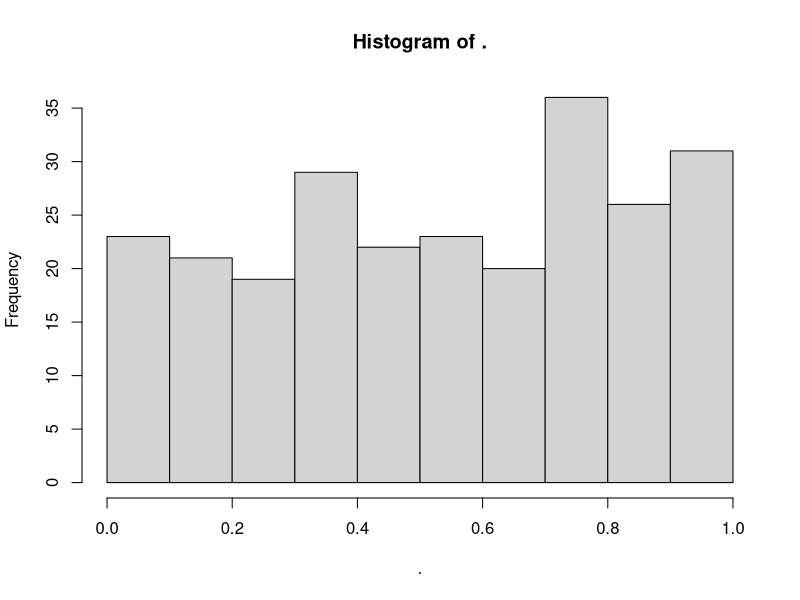

This figure's R source:
## ---- chunk 1
library(tidyverse)
library(viridis)
knitr::opts_chunk$set(
	echo = FALSE,
	warning = FALSE,
	message = FALSE,
	fig.width = 8, 
  fig.height = 6,
  out.width = "90%"
)
options(
  ggplot2.continuous.colour = "viridis",
  ggplot2.continuous.fill = "viridis"
)
scale_colour_discrete = scale_colour_viridis_d
scale_fill_discrete = scale_fill_viridis_d
theme_set(theme_minimal() + theme(legend.position = "bottom"))
## ---- chunk 2
data = read_delim("./data/data.txt", delim = " ", col_names = FALSE) %>% 
  select(-X1) %>% 
  pivot_longer(cols = X2:X11, names_to = "list") %>% 
  select(value)
data %>% 
  pull(value) %>% 
  hist()
## ---- chunk 3
p = c(.02, .04, .10, .25, .50)
## ---- chunk 4
res = vector(mode = "list", length = 250)
ntox = 0
i = 1
j = 1
while (ntox < 2 && i %in% c(1:5) && j %in% 1:83) {
  for (k in (3*(j-1)+1):(3*(j-1)+3)) {
    ntox = if_else(pull(data, value)[[k]] < p[[i]], (ntox + 1), ntox)
    res = rbind(res, cbind(ntox, i, k))
  }
  if(ntox == 1) {
    for (k in (3*j+1):(3*j+3)) {
      ntox = if_else(pull(data, value)[[k]] < p[[i]], (ntox + 1), ntox)
      res = rbind(res, cbind(ntox, i, k))
    }
    j = j + 1
  }
  ntox = 0
  i = i + 1
  j = j + 1
}
res
